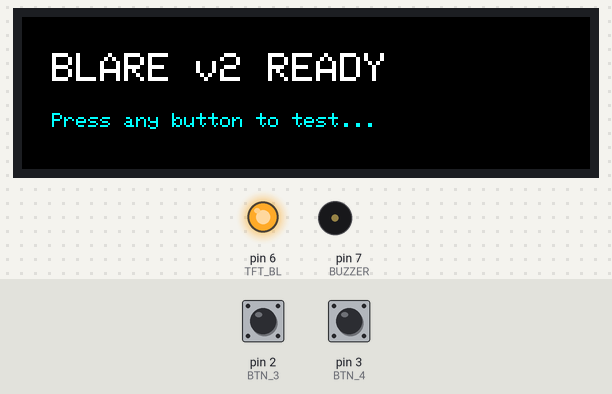
A sketch run on a simulated Arduino Uno, built with avr-gcc and run on an emulated ATmega328P. Parts: 284×76 colour display, output pins drawn as LEDs (lit = HIGH), buzzer (waves = sounding). The inputs (shaded band) are chosen by the test bench; at power-on: pin 2 (BTN_3) HIGH, pin 3 (BTN_4) HIGH.

Above: at 1.3 s.
1.4 s: pin 2 (BTN_3) pulled LOW for 1 s
At 3.6 s:
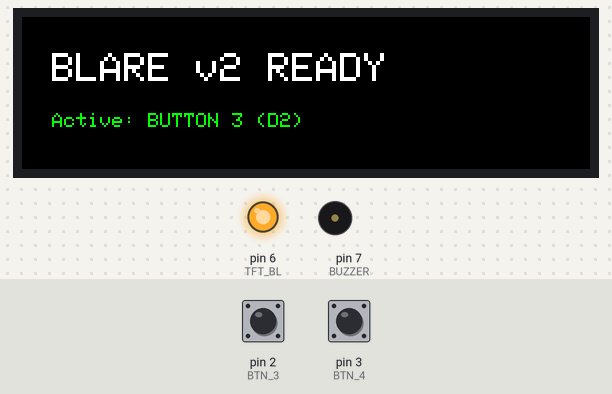
3.9 s: pin 3 (BTN_4) pulled LOW for 3.2 s
At 7.9 s:
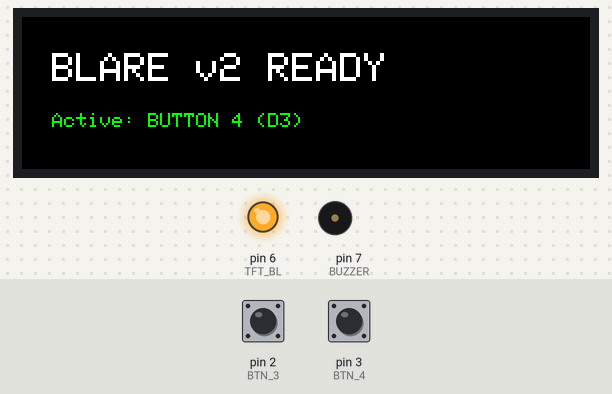
8.6 s: pin 2 (BTN_3) pulled LOW for 3.2 s
At 8.76 s:
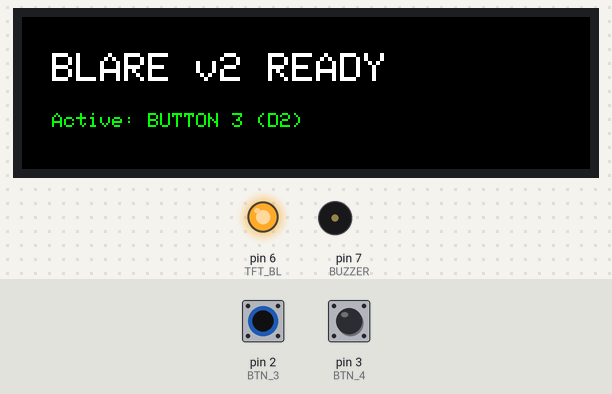
Timing chart, 0 to 13.3 s (numbered marks = the images above; inputs shaded):
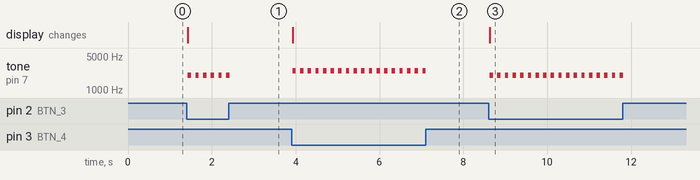

The sketch:

blare_firmware.ino
```cpp
#include <Adafruit_GFX.h>
#include <Adafruit_ST7789.h>
#include <SPI.h>

// Screen pin definitions mapped to your XIAO ESP32-C3 routing
#define TFT_SCLK 9   // D9 (SCK / SCL)
#define TFT_MOSI 10  // D10 (SDA / MOSI)
#define TFT_RST  8   // D8 (Reset)
#define TFT_DC   4   // D4 (Data/Command)
#define TFT_CS   5   // D5 (Chip Select)
#define TFT_BL   6   // D6 (Backlight)

// Hardware peripheral pins
#define BTN_1    0   // D0
#define BTN_2    1   // D1
#define BTN_3    2   // D2
#define BTN_4    3   // D3
#define BUZZER   7   // D7

// Software SPI display constructor as specified by BLARE docs
Adafruit_ST7789 tft = Adafruit_ST7789(TFT_CS, TFT_DC, TFT_MOSI, TFT_SCLK, TFT_RST);

void setup() {
  Serial.begin(115200);

  // Configure switch pins with internal pull-up resistors
  pinMode(BTN_1, INPUT_PULLUP);
  pinMode(BTN_2, INPUT_PULLUP);
  pinMode(BTN_3, INPUT_PULLUP);
  pinMode(BTN_4, INPUT_PULLUP);

  // Configure buzzer pin
  pinMode(BUZZER, OUTPUT);
  digitalWrite(BUZZER, LOW);

  // Enable display backlight
  pinMode(TFT_BL, OUTPUT);
  digitalWrite(TFT_BL, HIGH);

  // Initialize the custom resolution ST7789 display (284x76)
  tft.init(76, 284);
  tft.setRotation(1); // Set landscape orientation (0-3 depending on enclosure orientation)
  tft.fillScreen(ST77XX_BLACK);

  // Render initial display frame
  tft.setTextColor(ST77XX_WHITE);
  tft.setTextSize(2);
  tft.setCursor(15, 18);
  tft.println("BLARE v2 READY");

  tft.setTextSize(1);
  tft.setTextColor(ST77XX_CYAN);
  tft.setCursor(15, 48);
  tft.println("Press any button to test...");
}

void loop() {
  // Check SW1 (Pin D0)
  if (digitalRead(BTN_1) == LOW) {
    displayButtonAction("BUTTON 1 (D0)", 1000);
  }

  // Check SW2 (Pin D1)
  if (digitalRead(BTN_2) == LOW) {
    displayButtonAction("BUTTON 2 (D1)", 1500);
  }

  // Check SW3 (Pin D2)
  if (digitalRead(BTN_3) == LOW) {
    displayButtonAction("BUTTON 3 (D2)", 2000);
  }

  // Check SW4 (Pin D3)
  if (digitalRead(BTN_4) == LOW) {
    displayButtonAction("BUTTON 4 (D3)", 2500);
  }

  delay(20);
}

// Helper function to update screen and sound the buzzer on button press
void displayButtonAction(const char* label, int freq) {
  tft.fillRect(0, 42, 284, 34, ST77XX_BLACK);
  tft.setTextSize(1);
  tft.setTextColor(ST77XX_GREEN);
  tft.setCursor(15, 48);
  tft.print("Active: ");
  tft.print(label);

  // Sound buzzer tone briefly
  tone(BUZZER, freq, 80);
  delay(150); // Debounce delay
}
```

Measured:
- after the input at 1.4 s, tone on pin 7 (BUZZER): alternates 2000 Hz for 0.08 s and silent for 0.10 s, 12 changes in all, then stays silent, starting at once; the display: changes at once (image 1)
- after the input at 3.9 s, tone on pin 7 (BUZZER): alternates 2500 Hz for 0.08 s and silent for 0.10 s, 36 changes in all, then stays silent, starting at once; the display: changes at once (image 2)
- after the input at 8.6 s, tone on pin 7 (BUZZER): alternates 2000 Hz for 0.08 s and silent for 0.10 s, 36 changes in all, then stays silent, starting at once; the display: changes at once (image 3)
